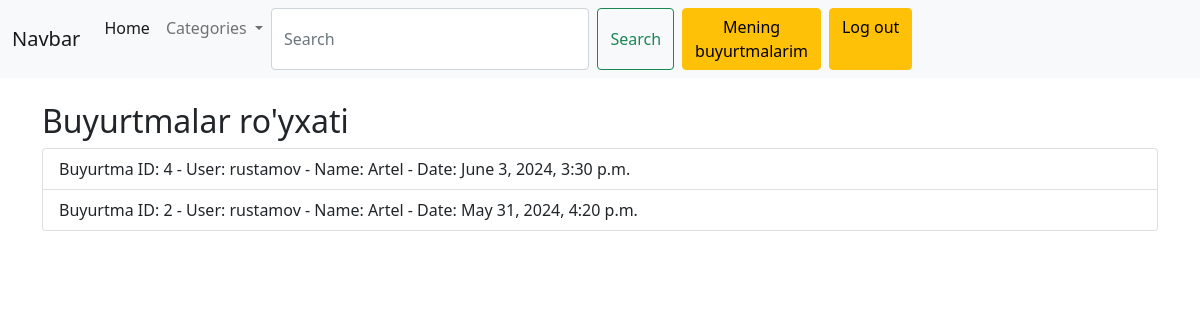
Page /orders/orders/ (signed in) on the committed database.
### orders/models.py (models this page shows, shortened)
class Order(models.Model):
    user = models.ForeignKey(User, on_delete=models.CASCADE)
    product = models.ForeignKey(Product, on_delete=models.CASCADE)
    quantity = models.PositiveIntegerField()
    address = models.CharField(max_length=250)
    order_date = models.DateTimeField(auto_now_add=True)
    total_price = models.PositiveIntegerField()
    order_status = models.BooleanField(default=False)

### products/models.py (models this page shows, shortened)
class Product(models.Model):
    name = models.CharField(max_length=100)
    description = models.TextField()
    price = models.PositiveIntegerField()
    product_image = models.ImageField(upload_to='static/images/products/')
    category = models.ForeignKey(Category, on_delete=models.CASCADE)
    slug = models.SlugField(max_length=100, unique=True, null=True, blank=True)
    created_at = models.DateTimeField(auto_now_add=True)

### orders/views.py (the view)
# urls.py: path('orders/', OrderListView.as_view(), name='order_list'),
class OrderListView(View):
    def get(self, request):
        if request.user.is_staff:
            orders = Order.objects.all().order_by('-order_date')
        else:
            orders = Order.objects.filter(user=request.user).order_by('-order_date')
        return render(request, 'order_list.html', {'orders': orders})

### templates/order_list.html (shortened to what this page needs)
{% extends 'base.html' %}
{% block content %}
<div class="container mt-4">
    <h2>Buyurtmalar ro'yxati</h2>
    <ul class="list-group">
        {% for order in orders %}
            <li class="list-group-item">
                Buyurtma ID: {{ order.id }} - User: {{ order.user.username }} - Name: {{ order.product.name }} - Date: {{ order.order_date}}
            </li>
        {% endfor %}
    </ul>
</div>
{% endblock %}

### rows in the picture
Order: id "4", user.username "rustamov", product.name "Artel", order_date "June 3, 2024, 3:30 p.m."
Order: id "2", user.username "rustamov", product.name "Artel", order_date "May 31, 2024, 4:20 p.m."
